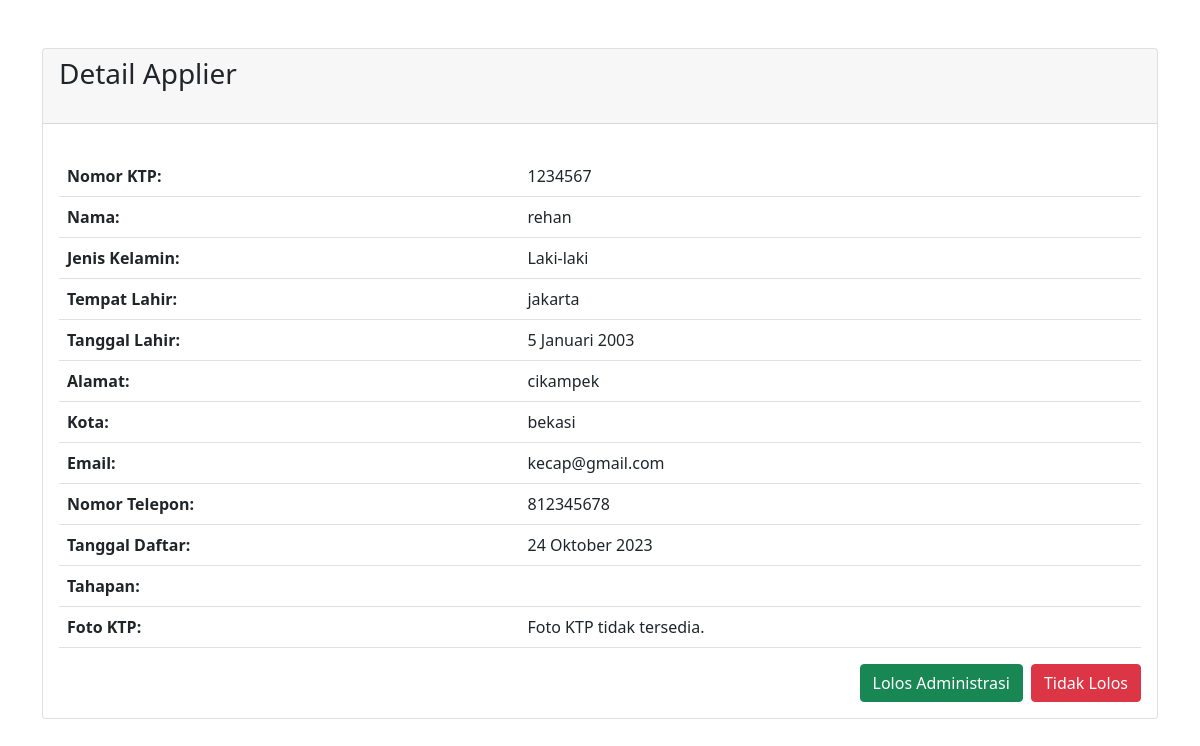
The app's page /view_applier.php?noktp=1234567 with its own data.
### tables this page shows
CREATE TABLE `pencaker` (
  `noktp` int(17) NOT NULL,
  `nama` varchar(100) NOT NULL,
  `password` varchar(50) NOT NULL,
  `jenis_kelamin` char(1) NOT NULL,
  `tempat_lahir` varchar(100) NOT NULL,
  `tanggal_lahir` varchar(50) NOT NULL,
  `alamat` varchar(100) NOT NULL,
  `kota` varchar(50) NOT NULL,
  `email` varchar(50) NOT NULL,
  `no_telp` int(15) NOT NULL,
  `foto` varchar(20) NOT NULL,
  `tgl_daftar` varchar(30) NOT NULL,
  `file_ktp` varchar(20) NOT NULL,
  `idtahapan` varchar(20) NOT NULL
);

### view_applier.php (the view, shortened to what this page needs)
<?php
require_once("db_login.php");
function getGender($gender)
{
    if ($gender == 'L') {
        return 'Laki-laki';
    } elseif ($gender == 'P') {
        return 'Perempuan';
    } else {
        return 'Tidak Diketahui';
    }
}
?>
<?php
if (isset($_GET['noktp'])) {
    $noktp = $_GET['noktp'];
    $query = "SELECT pencaker.*, tahapan.nama as tahapan
              FROM pencaker
              LEFT JOIN apply_loker ON pencaker.noktp = apply_loker.noktp
              LEFT JOIN tahapan_apply ON apply_loker.idapply = tahapan_apply.idapply
              LEFT JOIN tahapan ON tahapan_apply.idtahapan = tahapan.idtahapan
              WHERE pencaker.noktp = '$noktp'";
    $result = $db->query($query);
    if ($result->num_rows == 1) {
        $row = $result->fetch_object();
?>
        <div class="card mt-5">
            <div class="card-header">
                <h3 class="mb-4">Detail Applier</h3>
            </div>
            <div class="card-body">
                <form method="post">
                    <table class="table mt-3">
                        <tr>
                            <th>Nomor KTP:</th>
                            <td><?php echo $row->noktp; ?></td>
                        </tr>
                        <tr>
                            <th>Nama:</th>
                            <td><?php echo $row->nama; ?></td>
                        </tr>
                        <tr>
                            <th>Jenis Kelamin:</th>
                            <td><?php echo getGender($row->jenis_kelamin); ?></td>
                        </tr>
                        <tr>
                            <th>Tempat Lahir:</th>
                            <td><?php echo $row->tempat_lahir; ?></td>
                        </tr>
                        <tr>
                            <th>Tanggal Lahir:</th>
                            <td><?php echo $row->tanggal_lahir; ?></td>
                        </tr>
                        <tr>
                            <th>Alamat:</th>
                            <td><?php echo $row->alamat; ?></td>
                        </tr>
                        <tr>
                            <th>Kota:</th>
                            <td><?php echo $row->kota; ?></td>
                        </tr>
                        <tr>
                            <th>Email:</th>
                            <td><?php echo $row->email; ?></td>
                        </tr>
                        <tr>
                            <th>Nomor Telepon:</th>
                            <td><?php echo $row->no_telp; ?></td>
                        </tr>
                        <tr>
                            <th>Tanggal Daftar:</th>
                            <td><?php echo $row->tgl_daftar; ?></td>
                        </tr>
                        <tr>
                            <th>Tahapan:</th>
                            <td><?php echo $row->tahapan; ?></td>
                        </tr>
                        <tr>
                            <th>Foto KTP:</th>
                            <td>
                                <?php
                                $fotoKTP = $row->file_ktp;
                                $fotoKTPPath = 'uploads/' . $fotoKTP;
                                if (file_exists($fotoKTPPath)) {
                                    echo '<img src="' . $fotoKTPPath . '" alt="Foto KTP" width="200">';
                                } else {
                                    echo 'Foto KTP tidak tersedia.';
                                }
                                ?>
                            </td>
                        </tr>
                    </table>
                    <div class="form-group mt-3 d-grid gap-2 d-md-flex justify-content-md-end">
                        <button type="submit" name="action" value="lolos" class="btn btn-success" onclick="selesaikanSeleksi()">Lolos Administrasi</button>
                        <button type="submit" name="action" value="tidak_lolos" class="btn btn-danger">Tidak Lolos</button>
                    </div>
                </form>
            </div>
        </div>
<?php
    } else {
        echo "Applier tidak ditemukan.";
    }
} else {
    echo "Invalid Nomor KTP.";
}
?>

### records on screen
pencaker: noktp "1234567", nama "rehan", jenis_kelamin "Laki-laki", tempat_lahir "jakarta", tanggal_lahir "5 Januari 2003", alamat "cikampek", kota "bekasi", email "kecap@gmail.com", no_telp "812345678", tgl_daftar "24 Oktober 2023"
